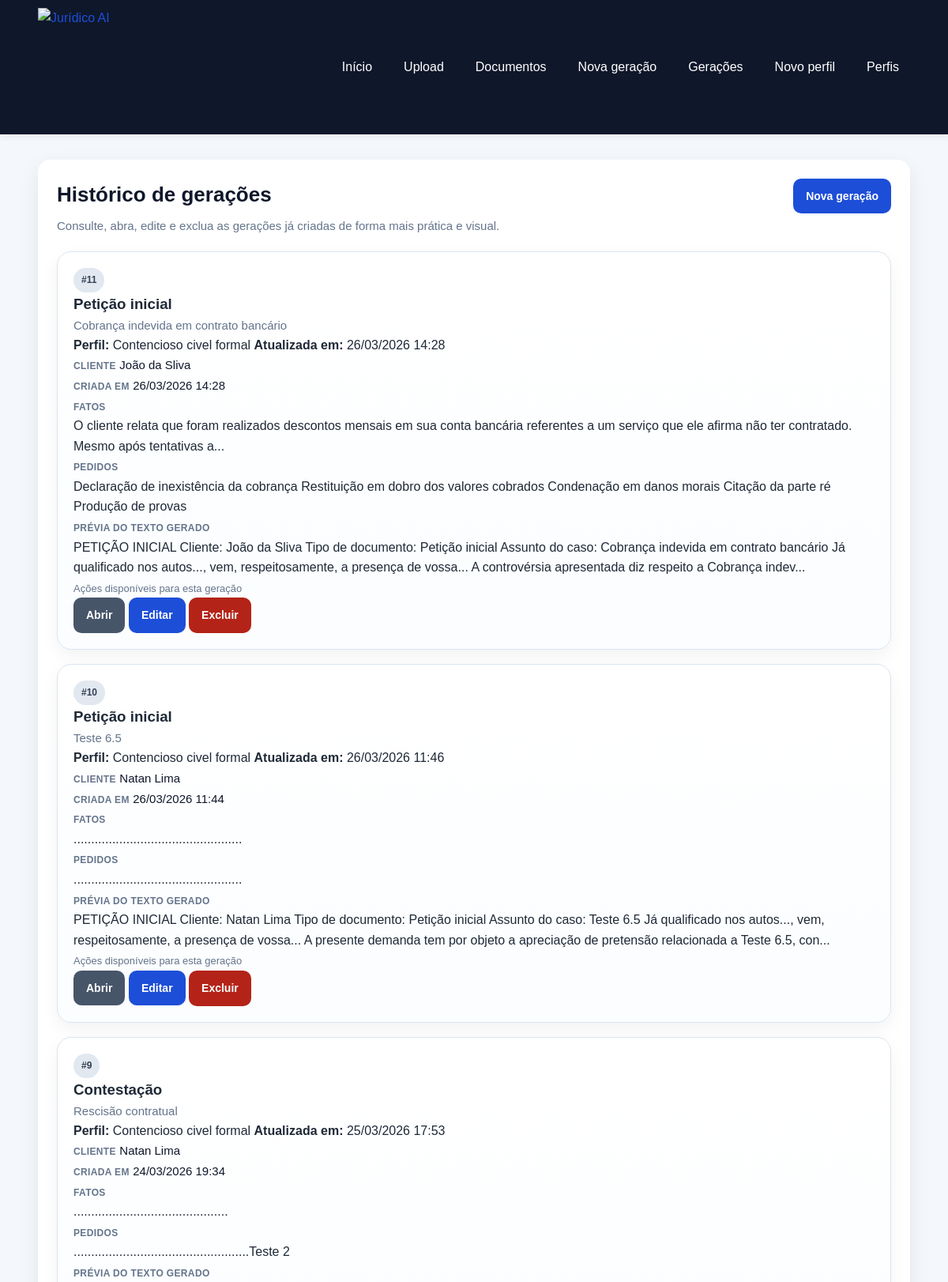
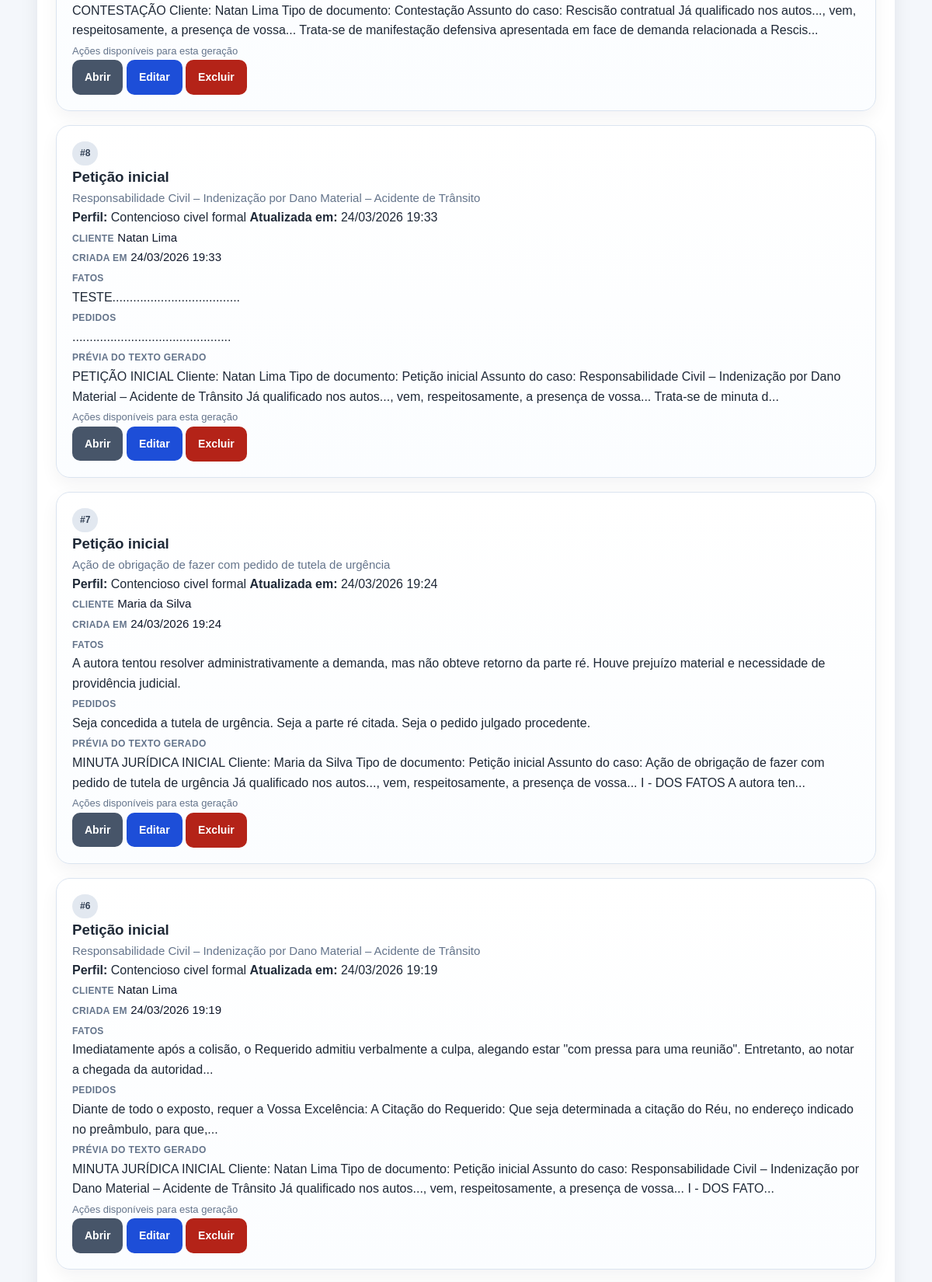
Screenshot of /generations/ (upper part) with the database file from the repository (2 pictures, top to bottom).
### app/models/generation.py (models this page shows)
class Generation(Base):
    __tablename__ = "generations"
    id = Column(Integer, primary_key=True, index=True)
    client_name = Column(String(255), nullable=False)
    document_type = Column(String(255), nullable=False)
    case_subject = Column(String(255), nullable=False)
    facts = Column(Text, nullable=False)
    requests = Column(Text, nullable=False)
    legal_basis = Column(Text, nullable=True)
    context_used = Column(Text, nullable=False)
    generated_text = Column(Text, nullable=False)
    source_document_ids = Column(Text, nullable=True)
    writing_profile_id = Column(
        Integer,
        ForeignKey("writing_profiles.id"),
        nullable=True,
    )
    created_at = Column(
        DateTime,
        default=agora_brasil,
        nullable=False,
    )
    updated_at = Column(
        DateTime,
        default=agora_brasil,
        nullable=False,
    )
    writing_profile = relationship("WritingProfile")

### app/models/writing_profile.py (models this page shows)
class WritingProfile(Base):
    __tablename__ = "writing_profiles"
    id = Column(Integer, primary_key=True, index=True)
    profile_name = Column(String(150), nullable=False)
    lawyer_name = Column(String(150), nullable=True)
    office_name = Column(String(200), nullable=True)
    tone = Column(String(100), nullable=False, default="Formal")
    qualification_style = Column(
        Text,
        nullable=True,
        default="já qualificado(a) nos autos ou a ser devidamente qualificado(a)",
    )
    opening_phrase = Column(
        Text,
        nullable=True,
        default="vem, com o devido respeito, à presença de Vossa Excelência, apresentar a presente:",
    )
    closing_phrase = Column(
        Text,
        nullable=True,
        default="Termos em que,\nPede deferimento.",
    )
    request_intro = Column(
        Text,
        nullable=True,
        default="Diante do exposto, requer:",
    )
    legal_style_notes = Column(
        Text,
        nullable=True,
        default="Utilizar linguagem jurídica formal, objetiva e técnica.",
    )
    recurring_expressions = Column(
        Text,
        nullable=True,
        default="data venia; conforme entendimento jurisprudencial; nos termos da legislação aplicável",
    )
    is_active = Column(Boolean, default=False, nullable=False)
    created_at = Column(DateTime(timezone=True), server_default=func.now())

### app/routers/generations.py (the view)
@router.get("/")
def generations_list(request: Request, db: Session = Depends(get_db)):
    geracoes = listar_geracoes(db)
    geracoes_view = []
    for geracao in geracoes:
        perfil = geracao.writing_profile
        geracoes_view.append(
            {
                "id": geracao.id,
                "client_name": geracao.client_name,
                "document_type": geracao.document_type,
                "case_subject": geracao.case_subject,
                "facts_preview": resumir_texto(geracao.facts, 160),
                "requests_preview": resumir_texto(geracao.requests, 160),
                "generated_text_preview": resumir_texto(geracao.generated_text, 260),
                "created_at": geracao.created_at,
                "updated_at": geracao.updated_at,
                "writing_profile_name": perfil.profile_name if perfil else "Sem perfil",
            }
        )
    return templates.TemplateResponse(
        "generations_list.html",
        {
            "request": request,
            "title": "Histórico de gerações",
            "geracoes": geracoes_view,
            "sucesso": request.query_params.get("sucesso"),
            "erro": request.query_params.get("erro"),
        },
    )

### app/templates/generations_list.html (shortened to what this page needs)
{% extends "base.html" %}
{% block content %}
<section class="card">
    <div class="cabecalho-pagina">
        <div>
            <h2>Histórico de gerações</h2>
            <p class="texto-suave">
                Consulte, abra, edite e exclua as gerações já criadas de forma mais prática e visual.
            </p>
        </div>
        <div class="acoes-topo">
            <a class="botao" href="/generations/create">Nova geração</a>
        </div>
    </div>
    {% if geracoes %}
        <div class="lista-geracoes-cards">
            {% for geracao in geracoes %}
                <article class="geracao-card">
                    <div class="geracao-card-topo">
                        <div class="geracao-identificacao">
                            <div class="geracao-titulo-linha">
                                <span class="badge badge-neutro">#{{ geracao.id }}</span>
                                <h3>{{ geracao.document_type }}</h3>
                            </div>
                            <p class="texto-suave">{{ geracao.case_subject }}</p>
                        </div>
                        <div class="geracao-meta">
                            <span><strong>Perfil:</strong> {{ geracao.writing_profile_name }}</span>
                            <span>
                                <strong>Atualizada em:</strong>
                                {{ geracao.updated_at.strftime("%d/%m/%Y %H:%M") if geracao.updated_at else "-" }}
                            </span>
                        </div>
                    </div>
                    <div class="geracao-card-grid">
                        <div class="geracao-info">
                            <span class="info-label">Cliente</span>
                            <span class="info-value">{{ geracao.client_name }}</span>
                        </div>
                        <div class="geracao-info">
                            <span class="info-label">Criada em</span>
                            <span class="info-value">
                                {{ geracao.created_at.strftime("%d/%m/%Y %H:%M") if geracao.created_at else "-" }}
                            </span>
                        </div>
                    </div>
                    <div class="geracao-resumos">
                        <div class="geracao-resumo-box">
                            <span class="info-label">Fatos</span>
                            <p>{{ geracao.facts_preview }}</p>
                        </div>
                        <div class="geracao-resumo-box">
                            <span class="info-label">Pedidos</span>
                            <p>{{ geracao.requests_preview }}</p>
                        </div>
                        <div class="geracao-resumo-box geracao-resumo-box-largo">
                            <span class="info-label">Prévia do texto gerado</span>
                            <p>{{ geracao.generated_text_preview }}</p>
                        </div>
                    </div>
                    <div class="geracao-card-rodape">
                        <div class="geracao-status-visual">
                            <span class="texto-pequeno">Ações disponíveis para esta geração</span>
                        </div>
                        <div class="geracao-card-acoes">
                            <a class="botao botao-secundario" href="/generations/{{ geracao.id }}">Abrir</a>
                            <a class="botao" href="/generations/{{ geracao.id }}/edit">Editar</a>
                            <form action="/generations/{{ geracao.id }}/delete" method="post">
                                <button
                                    type="submit"
                                    class="botao-perigo"
                                    onclick="return confirm('Deseja realmente excluir esta geração?');"
                                >
                                    Excluir
                                </button>
                            </form>
                        </div>
                    </div>
                </article>
            {% endfor %}
        </div>
    {% else %}
        <div class="estado-vazio">
            <p>Nenhuma geração foi criada até o momento.</p>
            <a class="botao" href="/generations/create">Criar primeira geração</a>
        </div>
    {% endif %}
</section>
{% endblock %}

### app/templates/base.html (shortened to what this page needs)
<!DOCTYPE html>
<html lang="pt-BR">
<head>
    <link rel="stylesheet" href="{{ url_for('static', path='css/style.css') }}?v=4.6">
</head>
<body>
    <header class="topo">
        <div class="container topo-conteudo">
            <a href="/" class="marca-link">
                <img
                    src="{{ url_for('static', path='img/logo-juridico-ai-sem-fundo.png') }}"
                    alt="Jurídico AI"
                    class="logo-juridico"
                >
            </a>
            <nav class="menu">
                <a href="/">Início</a>
                <a href="/documents/upload">Upload</a>
                <a href="/documents">Documentos</a>
                <a href="/generations/create">Nova geração</a>
                <a href="/generations">Gerações</a>
                <a href="/writing-profiles/create">Novo perfil</a>
                <a href="/writing-profiles">Perfis</a>
            </nav>
        </div>
    </header>
    <main class="container pagina-conteudo">
        {% block content %}{% endblock %}
    </main>
</body>
</html>

### app/static/css/style.css (style rules this page uses)
* { margin: 0; padding: 0; box-sizing: border-box; }
body { font-family: Arial, Helvetica, sans-serif; background: #f4f7fb; color: #1f2937; line-height: 1.6; }
a { color: #1d4ed8; text-decoration: none; }
.container { width: min(1180px, 92%); margin: 0 auto; }
.topo { background: #0f172a; color: #ffffff; padding: 10px 0; box-shadow: 0 2px 10px rgba(0, 0, 0, 0.08); }
.topo-conteudo { display: flex; justify-content: space-between; align-items: center; gap: 24px; flex-wrap: wrap; }
.marca-link { display: flex; align-items: center; text-decoration: none; flex-shrink: 0; }
.logo-juridico { display: block; height: 150px; width: auto; max-width: 100%; }
.menu { display: flex; gap: 12px; flex-wrap: wrap; }
.menu a { color: #ffffff; padding: 10px 14px; border-radius: 8px; transition: background 0.2s ease; }
.pagina-conteudo { padding: 32px 0; }
.card { background: #ffffff; border-radius: 16px; padding: 24px; box-shadow: 0 8px 24px rgba(15, 23, 42, 0.08); margin-bottom: 24px; }
.cabecalho-pagina { display: flex; justify-content: space-between; align-items: flex-start; gap: 16px; flex-wrap: wrap; margin-bottom: 20px; }
.cabecalho-pagina h2 { font-size: 26px; color: #0f172a; margin-bottom: 6px; }
.texto-suave { color: #64748b; font-size: 15px; }
.texto-pequeno { color: #64748b; font-size: 13px; margin-top: 4px; }
.acoes-topo { display: flex; gap: 10px; flex-wrap: wrap; }
.botao, button.botao { display: inline-flex; align-items: center; justify-content: center; background: #1d4ed8; color: #ffffff; border: none; border-radius: 10px; padding: 11px 16px; font-size: 14px; font-weight: bold; cursor: pointer; transition: background 0.2s ease, transform 0.2s ease, opacity 0.2s ease; }
.botao-secundario { background: #475569; }
.botao-perigo { display: inline-flex; align-items: center; justify-content: center; background: #b42318; color: #ffffff; border: none; border-radius: 10px; padding: 14px 16px; font-size: 14px; font-weight: bold; line-height: 1.2; cursor: pointer; transition: background 0.2s ease, transform 0.2s ease, opacity 0.2s ease; }
form { display: flex; flex-direction: column; gap: 14px; }
.info-label { font-size: 12px; color: #64748b; text-transform: uppercase; font-weight: bold; letter-spacing: 0.03em; }
.info-value { font-size: 15px; color: #0f172a; word-break: break-word; }
.badge { display: inline-flex; align-items: center; justify-content: center; padding: 6px 10px; border-radius: 999px; font-size: 12px; font-weight: bold; }
.badge-neutro { background: #e2e8f0; color: #334155; }
.lista-geracoes-cards { display: grid; grid-template-columns: 1fr; gap: 18px; }
.geracao-card { border: 1px solid #dbe4f0; border-radius: 18px; padding: 20px; background: linear-gradient(180deg, #ffffff 0%, #fbfdff 100%); box-shadow: 0 8px 22px rgba(15, 23, 42, 0.05); }
.acoes-linha form, .acoes-perfil form, .geracao-card form, .mini-card form { display: inline-flex; flex-direction: row; gap: 0; width: auto; margin: 0; }
.acoes-linha form button, .acoes-perfil form button, .geracao-card form button, .mini-card form button { width: auto; }

### rows the page displays
Generation: id "11", document_type "Petição inicial", case_subject "Cobrança indevida em contrato bancário", writing_profile_name "Contencioso civel formal", updated_at "26/03/2026 14:28", client_name "João da Sliva", created_at "26/03/2026 14:28", facts_preview "O cliente relata que foram realizados descontos mensais em sua conta bancária referentes a um serviço que ele afirma não ter contratado. Mesmo após tentativas a...", requests_preview "Declaração de inexistência da cobrança Restituição em dobro dos valores cobrados Condenação em danos morais Citação da parte ré Produção de provas", generated_text_preview "PETIÇÃO INICIAL Cliente: João da Sliva Tipo de documento: Petição inicial Assunto do caso: Cobrança indevida em contrato bancário Já qualificado nos autos..., vem, respeitosamente, a presença de vossa... A controvérsia apresentada diz respeito a Cobrança indev..."
Generation: document_type "Petição inicial", case_subject "Teste 6.5", updated_at "26/03/2026 11:46", client_name "Natan Lima", created_at "26/03/2026 11:44", facts_preview "................................................", requests_preview "................................................"
WritingProfile: writing_profile_name "Contencioso civel formal" "Contencioso civel formal" "Contencioso civel formal"
Generation: id "9", document_type "Contestação", case_subject "Rescisão contratual", writing_profile_name "Contencioso civel formal", updated_at "25/03/2026 17:53", client_name "Natan Lima", created_at "24/03/2026 19:34", facts_preview "............................................", requests_preview "..................................................Teste 2", generated_text_preview "CONTESTAÇÃO Cliente: Natan Lima Tipo de documento: Contestação Assunto do caso: Rescisão contratual Já qualificado nos autos..., vem, respeitosamente, a presença de vossa... Trata-se de manifestação defensiva apresentada em face de demanda relacionada a Rescis..."
Generation: document_type "Petição inicial", case_subject "Responsabilidade Civil – Indenização por Dano Material – Acidente de Trânsito", updated_at "24/03/2026 19:33", client_name "Natan Lima", created_at "24/03/2026 19:33", facts_preview "TESTE.....................................", requests_preview ".............................................."
Generation: id "7", document_type "Petição inicial", case_subject "Ação de obrigação de fazer com pedido de tutela de urgência", writing_profile_name "Contencioso civel formal", updated_at "24/03/2026 19:24", client_name "Maria da Silva", created_at "24/03/2026 19:24", facts_preview "A autora tentou resolver administrativamente a demanda, mas não obteve retorno da parte ré. Houve prejuízo material e necessidade de providência judicial.", requests_preview "Seja concedida a tutela de urgência. Seja a parte ré citada. Seja o pedido julgado procedente.", generated_text_preview "MINUTA JURÍDICA INICIAL Cliente: Maria da Silva Tipo de documento: Petição inicial Assunto do caso: Ação de obrigação de fazer com pedido de tutela de urgência Já qualificado nos autos..., vem, respeitosamente, a presença de vossa... I - DOS FATOS A autora ten..."
Generation: document_type "Petição inicial", case_subject "Responsabilidade Civil – Indenização por Dano Material – Acidente de Trânsito", updated_at "24/03/2026 19:19", client_name "Natan Lima", created_at "24/03/2026 19:19"

### other values shown
{{ geracao.id }} "10" "8" "6"
{{ geracao.facts_preview }} "Imediatamente após a colisão, o Requerido admitiu verbalmente a culpa, alegando estar \"com pressa para uma reunião\". Entretanto, ao notar a chegada da autoridad..."
{{ geracao.requests_preview }} "Diante de todo o exposto, requer a Vossa Excelência: A Citação do Requerido: Que seja determinada a citação do Réu, no endereço indicado no preâmbulo, para que,..."
